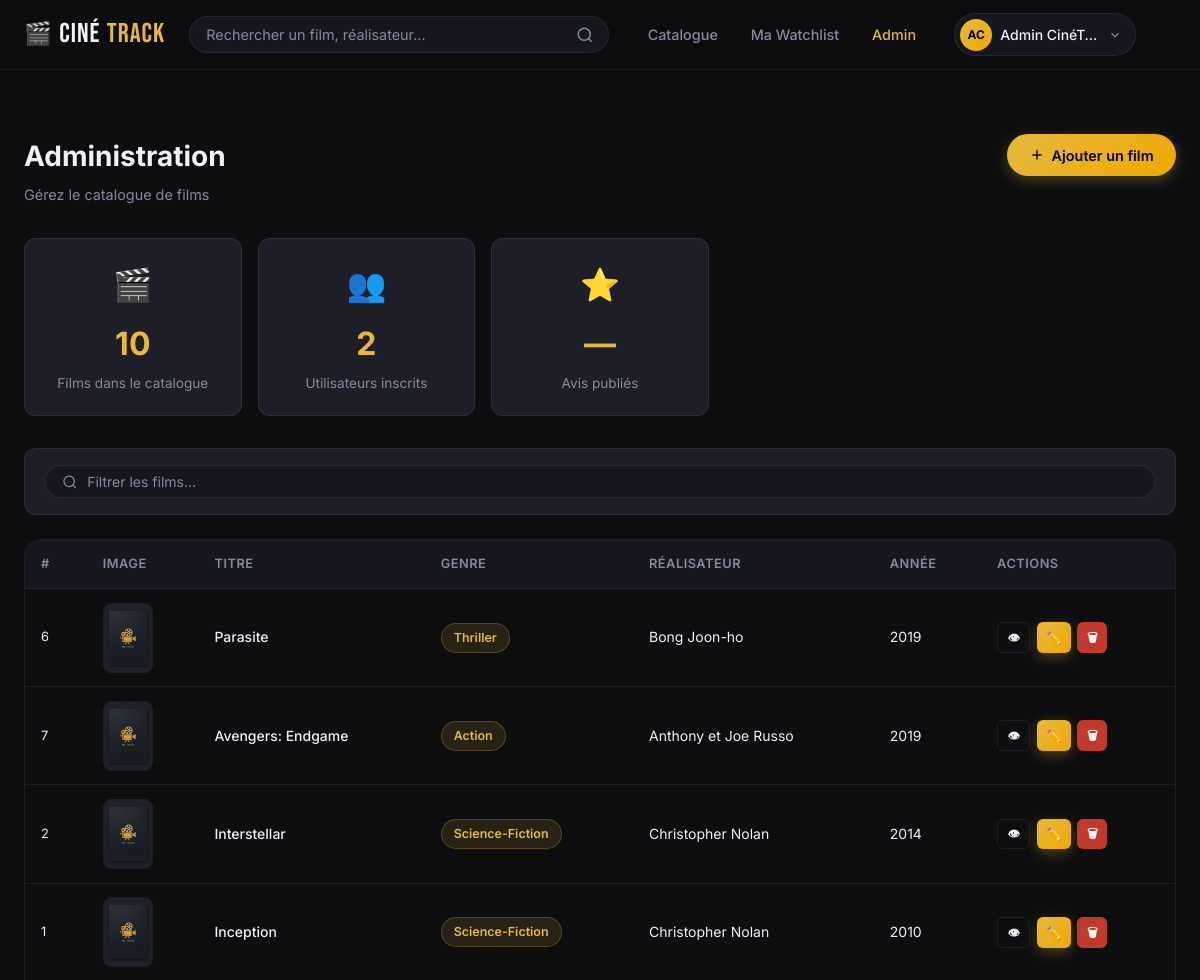
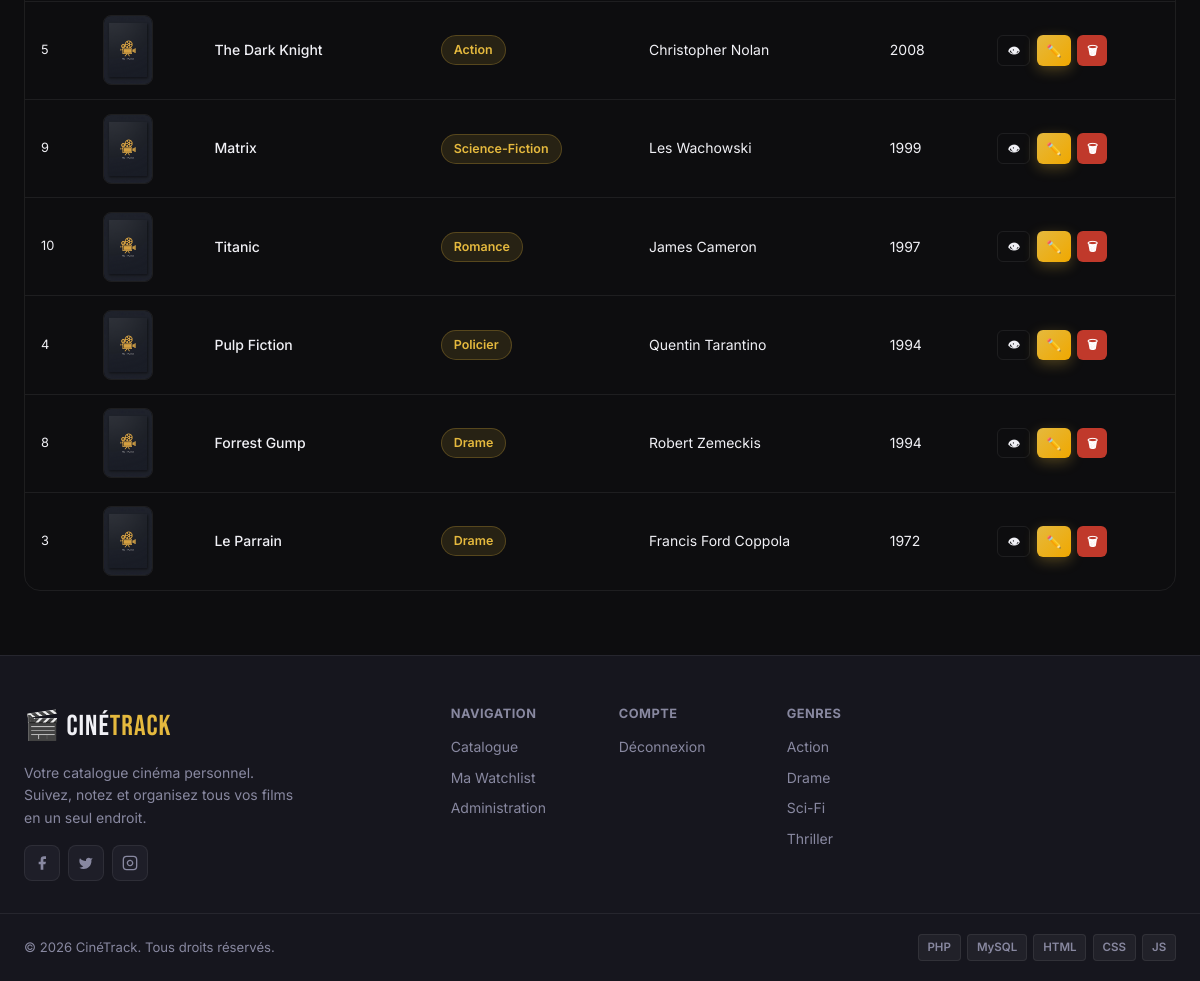
Screenshot of /controllers/AdminController.php?action=index (signed in) with the database file from the repository (2 pictures, top to bottom).
### tables this page shows
CREATE TABLE IF NOT EXISTS films (
    id INT AUTO_INCREMENT PRIMARY KEY,
    titre VARCHAR(255) NOT NULL,
    genre VARCHAR(100) NOT NULL,
    synopsis TEXT,
    realisateur VARCHAR(150),
    annee INT,
    image VARCHAR(255) DEFAULT 'default.jpg',
    created_at TIMESTAMP DEFAULT CURRENT_TIMESTAMP
);

### config/database.php (called while the page is built, shortened)
<?php
class Database {
    private static ?PDO $instance = null;
    public static function getConnection(): PDO {
        if (self::$instance === null) {
            $dsn = "mysql:host=" . DB_HOST . ";dbname=" . DB_NAME . ";charset=" . DB_CHARSET;
            $options = [
                PDO::ATTR_ERRMODE            => PDO::ERRMODE_EXCEPTION,
                PDO::ATTR_DEFAULT_FETCH_MODE => PDO::FETCH_ASSOC,
                PDO::ATTR_EMULATE_PREPARES   => false,
            ];
            try {
                self::$instance = new PDO($dsn, DB_USER, DB_PASS, $options);
            } catch (PDOException $e) {
                die("<div style='color:red;font-family:sans-serif;padding:20px;'>
                    <h3>Erreur de connexion à la base de données</h3>
                    <p>" . $e->getMessage() . "</p>
                    <p>Vérifiez vos paramètres dans config/database.php</p>
                </div>");
            }
        }
        return self::$instance;
    }
}

### models/Film.php (called while the page is built, shortened)
<?php
require_once __DIR__ . '/../config/database.php';
class Film {
    private PDO $db;
    public function __construct() {
        $this->db = Database::getConnection();
    }
    public function getAll(string $genre = '', string $annee = '', string $search = ''): array {
        $sql = "SELECT f.*,
                    COALESCE(AVG(a.note), 0) AS note_moyenne,
                    COUNT(a.id) AS nb_avis
                FROM films f
                LEFT JOIN avis a ON a.film_id = f.id
                WHERE 1=1";
        $params = [];
        $sql .= " GROUP BY f.id ORDER BY f.annee DESC";
        $stmt = $this->db->prepare($sql);
        $stmt->execute($params);
        return $stmt->fetchAll();
    }
    public function count(): int {
        return (int)$this->db->query("SELECT COUNT(*) FROM films")->fetchColumn();
    }
}

### models/User.php (called while the page is built, shortened)
<?php
require_once __DIR__ . '/../config/database.php';
class User {
    private PDO $db;
    public function __construct() {
        $this->db = Database::getConnection();
    }
    public function count(): int {
        return (int)$this->db->query("SELECT COUNT(*) FROM utilisateurs")->fetchColumn();
    }
}

### views/admin/index.php (the view, shortened to what this page needs)
<?php
include __DIR__ . '/../layouts/header.php';
?>
<section class="section">
    <div class="container">
        <div class="section__header">
            <div>
                <h1 class="section__title">Administration</h1>
                <p class="section__subtitle">Gérez le catalogue de films</p>
            </div>
            <a href="<?= BASE_URL ?>/controllers/AdminController.php?action=create" class="btn btn-gold">
                <svg xmlns="http://www.w3.org/2000/svg" width="16" height="16" viewBox="0 0 24 24" fill="none" stroke="currentColor" stroke-width="2"><path d="M12 5v14M5 12h14"/></svg>
                Ajouter un film
            </a>
        </div>
        <div class="stats-grid">
            <div class="stat-card">
                <div class="stat-card__icon">🎬</div>
                <div class="stat-card__value"><?= $nb_films ?></div>
                <div class="stat-card__label">Films dans le catalogue</div>
            </div>
            <div class="stat-card">
                <div class="stat-card__icon">👥</div>
                <div class="stat-card__value"><?= $nb_users ?></div>
                <div class="stat-card__label">Utilisateurs inscrits</div>
            </div>
            <div class="stat-card">
                <div class="stat-card__icon">⭐</div>
                <div class="stat-card__value">—</div>
                <div class="stat-card__label">Avis publiés</div>
            </div>
        </div>
        <div class="filters-bar" style="margin-bottom: 1.5rem;">
            <div class="filter-search">
                <svg xmlns="http://www.w3.org/2000/svg" width="16" height="16" viewBox="0 0 24 24" fill="none" stroke="currentColor" stroke-width="2"><circle cx="11" cy="11" r="8"/><path d="m21 21-4.35-4.35"/></svg>
                <input type="text" id="admin-search" class="filter-search__input" placeholder="Filtrer les films...">
            </div>
        </div>
        <div class="admin-table-wrap">
            <table class="admin-table" id="admin-films-table">
                <thead>
                    <tr>
                        <th>#</th>
                        <th>Image</th>
                        <th>Titre</th>
                        <th>Genre</th>
                        <th>Réalisateur</th>
                        <th>Année</th>
                        <th>Actions</th>
                    </tr>
                </thead>
                <tbody>
                    <?php foreach ($films as $film): ?>
                        <tr class="admin-table__row" data-title="<?= strtolower(htmlspecialchars($film['titre'])) ?>">
                            <td class="admin-table__id"><?= $film['id'] ?></td>
                            <td>
                                <img
                                    src="<?= BASE_URL ?>/assets/img/<?= htmlspecialchars($film['image']) ?>"
                                    alt="<?= htmlspecialchars($film['titre']) ?>"
                                    class="admin-table__thumb"
                                    onerror="this.src='<?= BASE_URL ?>/assets/img/default.jpg'"
                                >
                            </td>
                            <td class="admin-table__title"><?= htmlspecialchars($film['titre']) ?></td>
                            <td><span class="badge badge-genre"><?= htmlspecialchars($film['genre']) ?></span></td>
                            <td><?= htmlspecialchars($film['realisateur']) ?></td>
                            <td><?= $film['annee'] ?></td>
                            <td>
                                <div class="admin-table__actions">
                                    <a href="<?= BASE_URL ?>/controllers/FilmController.php?action=detail&id=<?= $film['id'] ?>"
                                       class="btn btn-outline btn-xs" title="Voir la fiche">
                                        👁
                                    </a>
                                    <a href="<?= BASE_URL ?>/controllers/AdminController.php?action=edit&id=<?= $film['id'] ?>"
                                       class="btn btn-gold btn-xs" title="Modifier">
                                        ✏️
                                    </a>
                                    <a href="<?= BASE_URL ?>/controllers/AdminController.php?action=delete&id=<?= $film['id'] ?>"
                                       class="btn btn-danger btn-xs"
                                       title="Supprimer"
                                       onclick="return confirm('Supprimer définitivement « <?= addslashes($film['titre']) ?> » ?')">
                                        🗑
                                    </a>
                                </div>
                            </td>
                        </tr>
                    <?php endforeach; ?>
                </tbody>
            </table>
        </div>
    </div>
</section>
<?php include __DIR__ . '/../layouts/footer.php'; ?>

### assets/css/style.css (style rules this page uses)
*, *::before, *::after { box-sizing: border-box; margin: 0; padding: 0; }
:root { --bg: #0D0D0F; --surface: #16161E; --card: #1E1E28; --card-hover: #252532; --border: rgba(255, 255, 255, 0.07); --or: #E5B93E; --or-dark: #c9a02e; --or-glow: rgba(229, 185, 62, 0.25); --rouge: #C0392B; --rouge-dark: #a93022; --success: #27AE60; --success-dark: #1e8449; --text: #F0F0F5; --text-muted: #8888A0; --text-faint: #555565; --navbar-h: 70px; --radius: 12px; --radius-sm: 8px; --radius-lg: 16px; --shadow: 0 4px 24px rgba(0,0,0,0.4); --shadow-lg: 0 8px 48px rgba(0,0,0,0.6); --transition: 0.25s ease; --font: 'Inter', system-ui, sans-serif; }
html { scroll-behavior: smooth; }
body { font-family: var(--font); background-color: var(--bg); color: var(--text); line-height: 1.6; min-height: 100vh; display: flex; flex-direction: column; }
a { text-decoration: none; color: inherit; }
img { max-width: 100%; display: block; }
.container { max-width: 1280px; margin: 0 auto; padding: 0 1.5rem; }
.section { padding: 4rem 0; }
.section__header { display: flex; align-items: flex-start; justify-content: space-between; gap: 1rem; margin-bottom: 2rem; flex-wrap: wrap; }
.section__title { font-size: 1.75rem; font-weight: 700; margin-bottom: 0.25rem; }
.section__subtitle { color: var(--text-muted); font-size: 0.9rem; }
.btn { display: inline-flex; align-items: center; gap: 0.4rem; padding: 0.6rem 1.4rem; border-radius: 50px; font-size: 0.9rem; font-weight: 600; font-family: var(--font); border: none; cursor: pointer; transition: all var(--transition); white-space: nowrap; text-decoration: none; }
.btn-gold { background: linear-gradient(135deg, var(--or), #f0a800); color: #000; box-shadow: 0 4px 14px rgba(229,185,62,0.3); }
.btn-outline { background: transparent; color: var(--text); border: 1px solid var(--border); }
.btn-danger { background: var(--rouge); color: #fff; }
.btn-xs { padding: 0.3rem 0.6rem; font-size: 0.75rem; border-radius: 6px; }
.badge { display: inline-flex; align-items: center; gap: 0.3rem; padding: 0.25rem 0.75rem; border-radius: 50px; font-size: 0.78rem; font-weight: 600; }
.badge-genre { background: rgba(229,185,62,0.12); color: var(--or); border: 1px solid rgba(229,185,62,0.25); }
.filters-bar { display: flex; align-items: center; gap: 1rem; flex-wrap: wrap; margin-bottom: 2rem; padding: 1rem 1.25rem; background: var(--card); border: 1px solid var(--border); border-radius: var(--radius); }
.filter-search { display: flex; align-items: center; gap: 0.6rem; background: var(--surface); border: 1px solid var(--border); border-radius: 50px; padding: 0.45rem 1rem; flex: 1; min-width: 200px; color: var(--text-muted); transition: border-color var(--transition); }
.filter-search__input { background: none; border: none; outline: none; color: var(--text); font-size: 0.875rem; font-family: var(--font); width: 100%; }
.filter-search__input::placeholder { color: var(--text-muted); }
.stats-grid { display: grid; grid-template-columns: repeat(auto-fill, minmax(200px, 1fr)); gap: 1rem; margin-bottom: 2rem; }
.stat-card { background: var(--card); border: 1px solid var(--border); border-radius: var(--radius); padding: 1.25rem; text-align: center; transition: border-color var(--transition); }
.stat-card__icon { font-size: 2rem; margin-bottom: 0.5rem; }
.stat-card__value { font-size: 2rem; font-weight: 700; color: var(--or); }
.stat-card__label { color: var(--text-muted); font-size: 0.85rem; margin-top: 0.25rem; }
.admin-table-wrap { overflow-x: auto; border: 1px solid var(--border); border-radius: var(--radius-lg); }
.admin-table { width: 100%; border-collapse: collapse; font-size: 0.875rem; }
.admin-table th { background: var(--surface); padding: 0.85rem 1rem; text-align: left; font-weight: 600; color: var(--text-muted); font-size: 0.8rem; text-transform: uppercase; letter-spacing: 0.5px; border-bottom: 1px solid var(--border); white-space: nowrap; }
.admin-table td { padding: 0.85rem 1rem; border-bottom: 1px solid var(--border); color: var(--text); vertical-align: middle; }
.admin-table__row:last-child td { border-bottom: none; }
.admin-table__id { color: var(--text-faint); font-size: 0.8rem; }
.admin-table__title { font-weight: 500; }
.admin-table__thumb { width: 50px; height: 70px; object-fit: cover; border-radius: var(--radius-sm); border: 1px solid var(--border); }
.admin-table__actions { display: flex; gap: 0.4rem; }

### rows the page displays
films: id "6", image (placeholder picture), titre "Parasite", genre "Thriller", realisateur "Bong Joon-ho", annee "2019"
films: id "7", image (placeholder picture), titre "Avengers: Endgame", genre "Action", realisateur "Anthony et Joe Russo", annee "2019"
films: id "2", image (placeholder picture), titre "Interstellar", genre "Science-Fiction", realisateur "Christopher Nolan", annee "2014"
films: id "1", image (placeholder picture), titre "Inception", genre "Science-Fiction", realisateur "Christopher Nolan", annee "2010"
films: id "5", image (placeholder picture), titre "The Dark Knight", genre "Action", realisateur "Christopher Nolan", annee "2008"
films: id "9", image (placeholder picture), titre "Matrix", genre "Science-Fiction", realisateur "Les Wachowski", annee "1999"
films: id "10", image (placeholder picture), titre "Titanic", genre "Romance", realisateur "James Cameron", annee "1997"
films: id "4", image (placeholder picture), titre "Pulp Fiction", genre "Policier", realisateur "Quentin Tarantino", annee "1994"
films: id "8", image (placeholder picture), titre "Forrest Gump", genre "Drame", realisateur "Robert Zemeckis", annee "1994"
films: id "3", image (placeholder picture), titre "Le Parrain", genre "Drame", realisateur "Francis Ford Coppola", annee "1972"

### other values shown
$initiales "AC"
$_SESSION['user_nom'] "Admin CinéT…"
$nb_films "10"
$nb_users "2"
